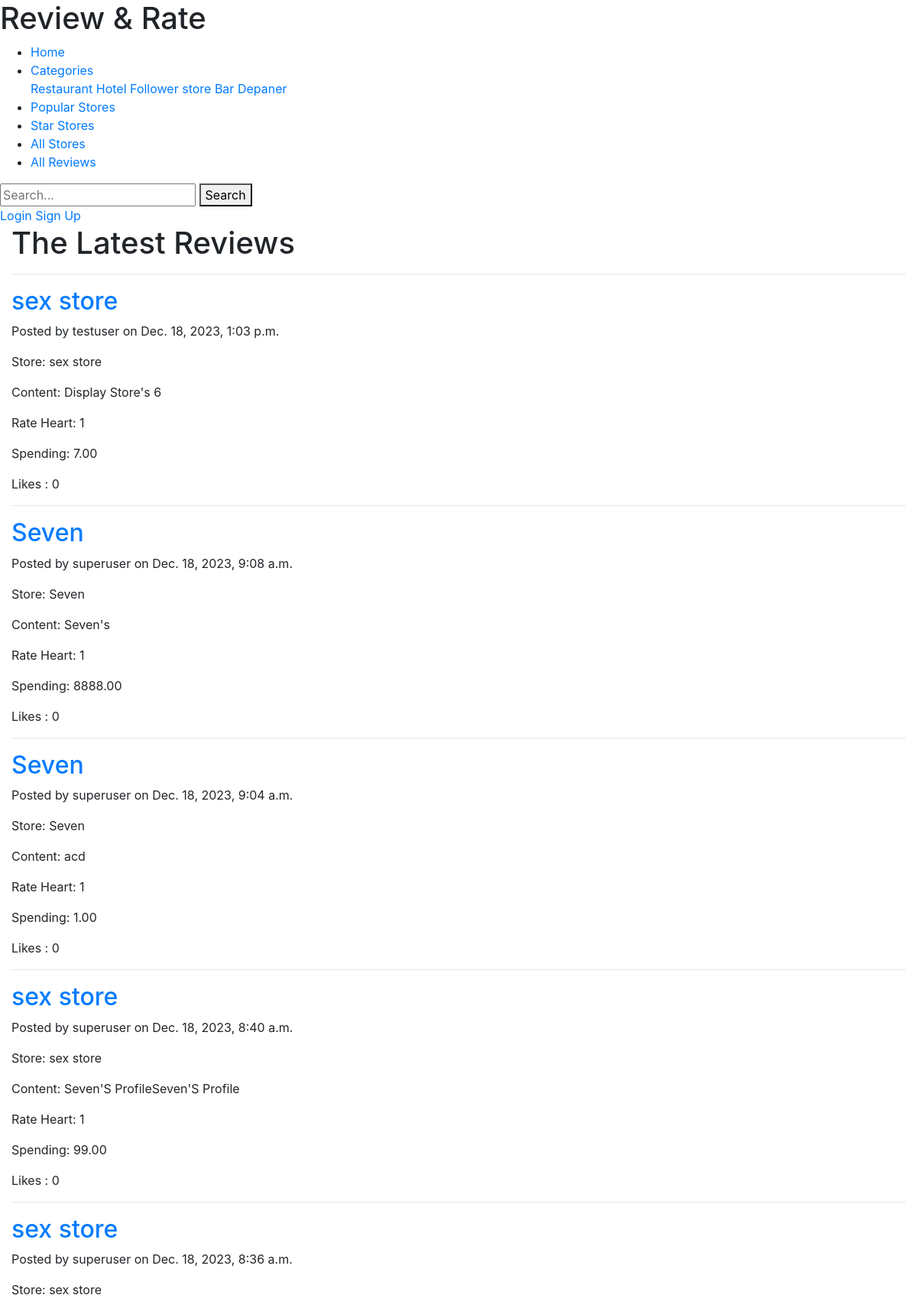
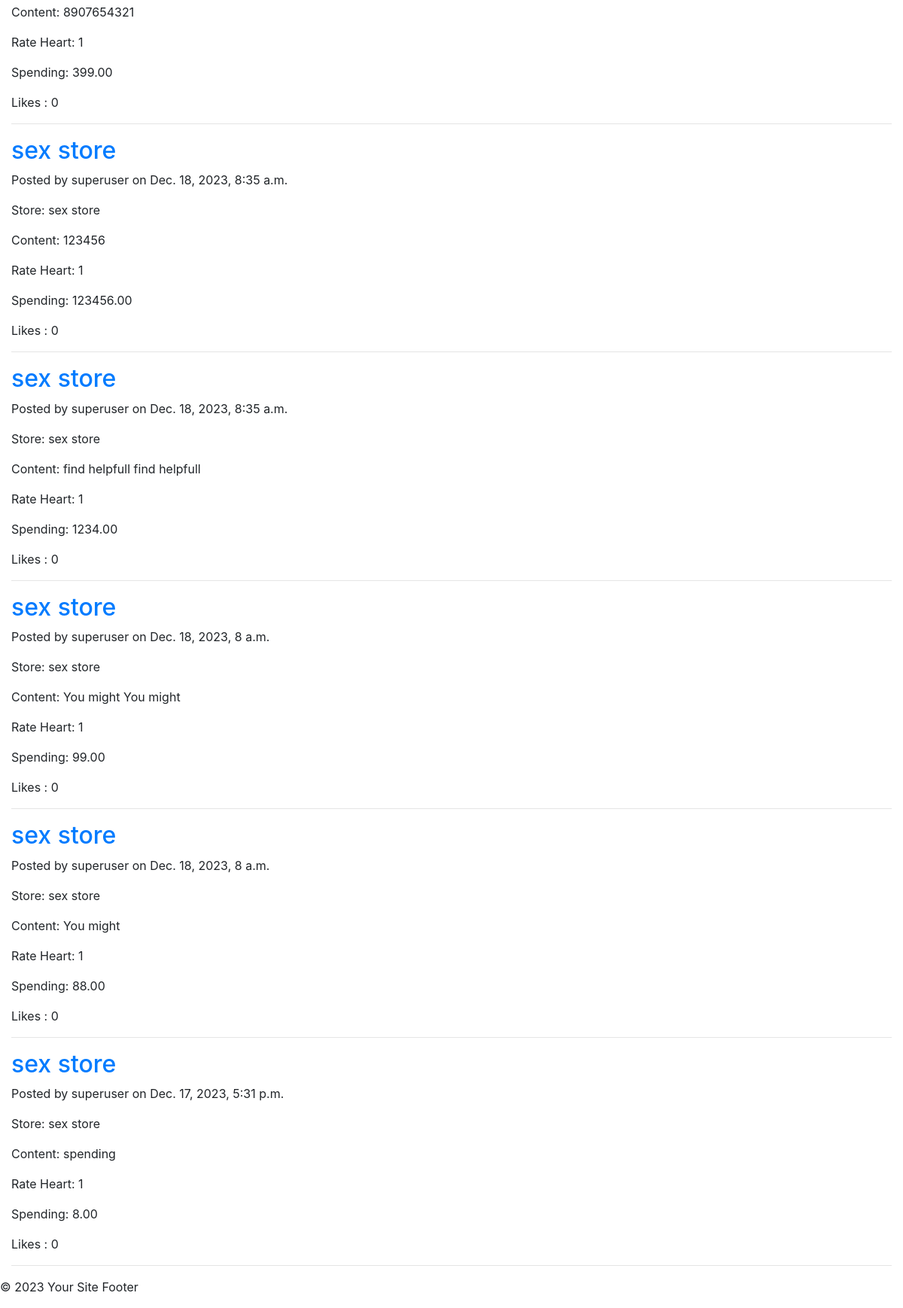
Before: /rate/ with the older database file (2 pictures, top to bottom).
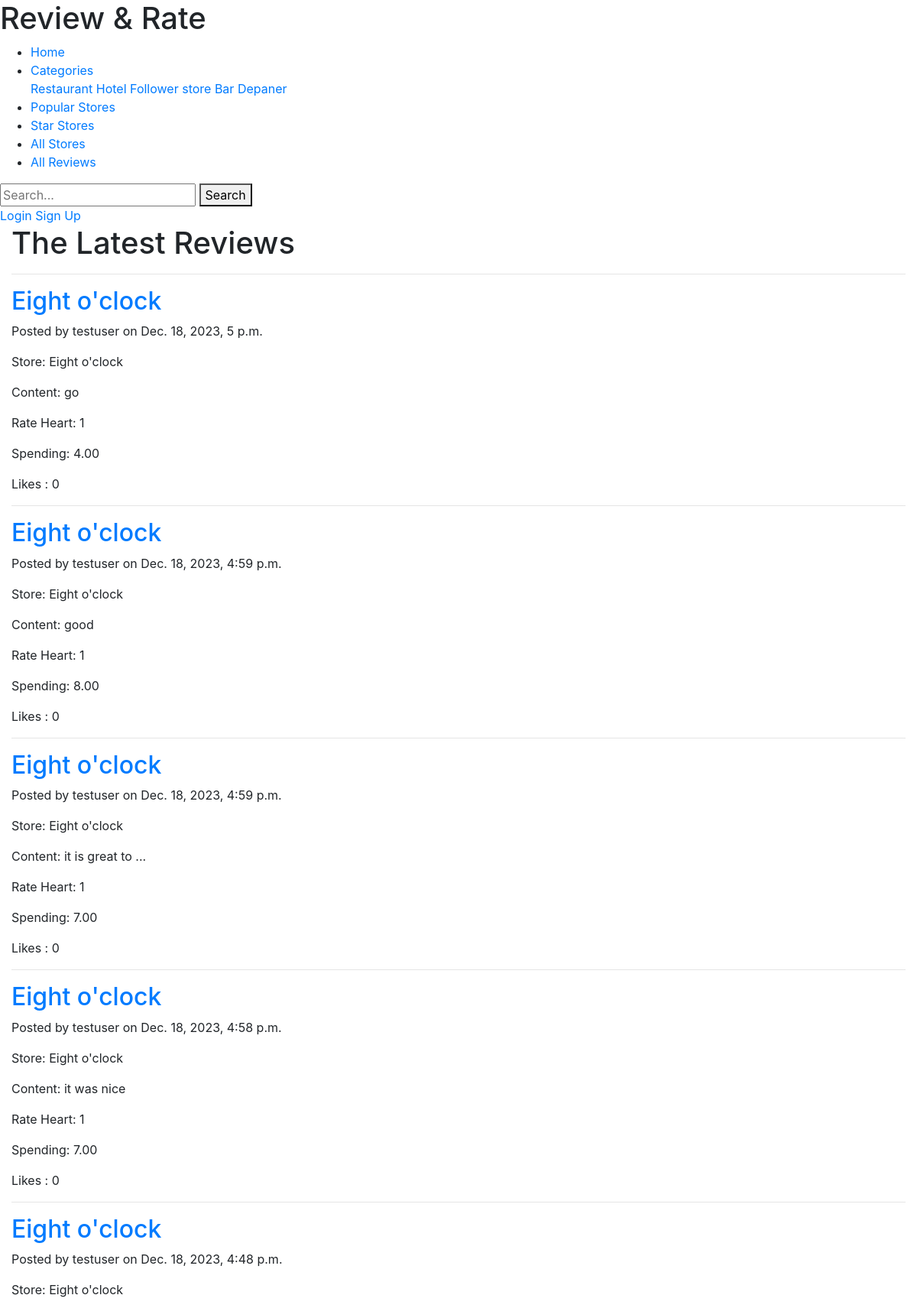
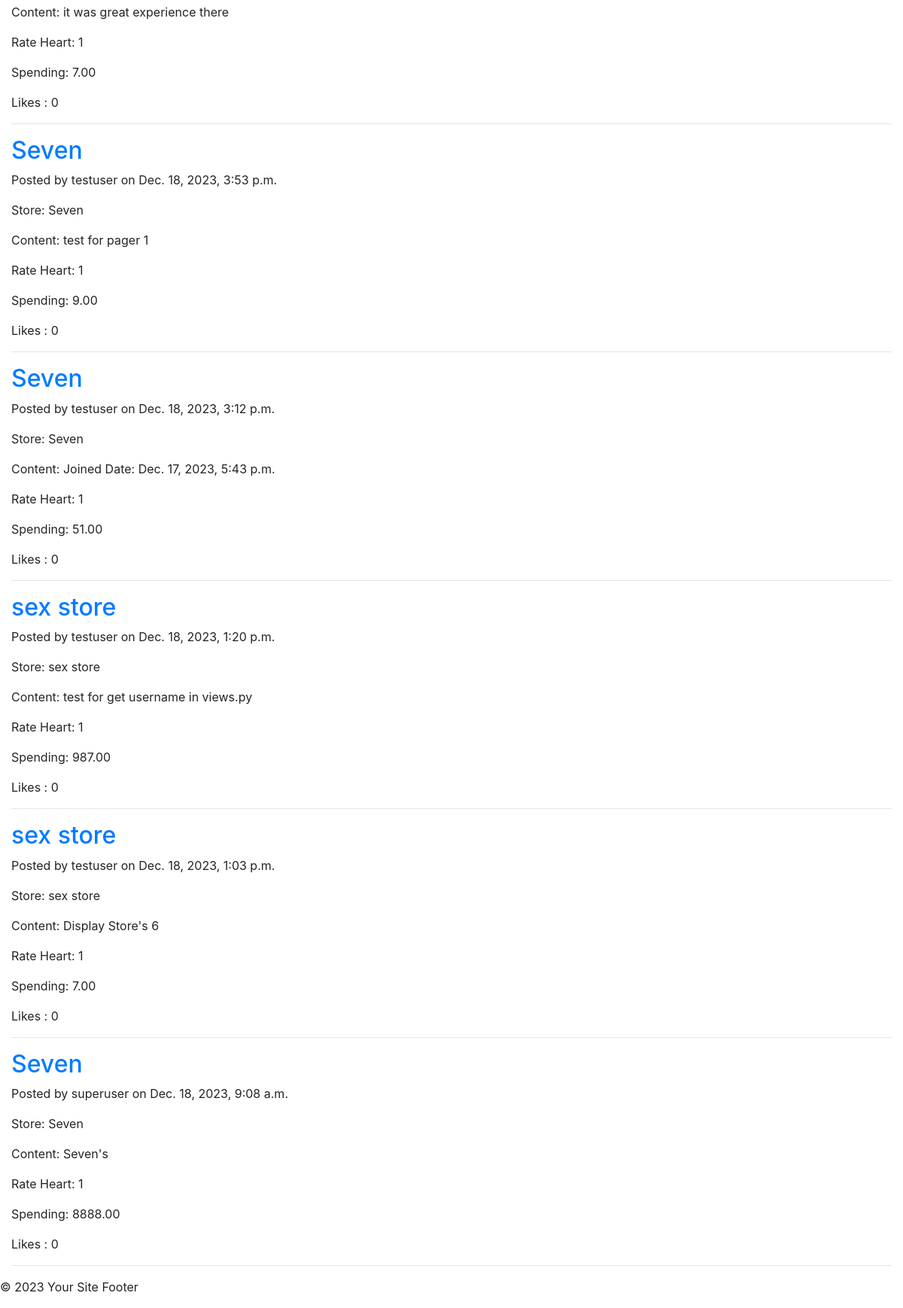
After: the same page with the newer database file (2 pictures, top to bottom).
### rate/models.py (models this page shows, shortened)
class Review(models.Model):
    user = models.ForeignKey(User, on_delete=models.CASCADE)
    store = models.ForeignKey(Store, on_delete=models.CASCADE)
    content = models.TextField(max_length=500)
    spending = models.DecimalField(max_digits=10, decimal_places=2)
    timestamp = models.DateTimeField(auto_now_add=True)
    image_url = models.URLField(max_length=200, null=True, blank=True)
    link_url = models.URLField(max_length=200, null=True, blank=True)
    likes = models.PositiveIntegerField(default=0)
    star_rating = models.IntegerField(choices=[(1, '1 star'), (2, '2 stars'), (3, '3 stars'), (4, '4 stars'), (5, '5 stars')], default=1)

class Store(models.Model):
    name = models.CharField(max_length=200)
    Joined_date = models.DateTimeField("date Joined")
    address = models.CharField(max_length=400)
    introduction = models.CharField(max_length=400)
    opening_time = models.TimeField()
    closing_time = models.TimeField()
    category = models.CharField(max_length=35)
    image_url = models.URLField(max_length=200, null=True, blank=True)
    link_url = models.URLField(max_length=200, null=True, blank=True)
    star_rating = models.IntegerField(choices=[(1, '1 star'), (2, '2 stars'), (3, '3 stars'), (4, '4 stars'), (5, '5 stars')], default=1)
    def __str__(self):
        return self.name

class User(AbstractUser):
    pass

### rate/views.py (the view)
# urls.py: path("", views.index, name="index"),
def index(request):
    reviews = Review.objects.all().order_by("-timestamp")
    paginator = Paginator(reviews, 10)  # Show 10 posts per page
    page = request.GET.get('page')
    try:
        paginated_reviews = paginator.page(page)
    except PageNotAnInteger:
        paginated_reviews = paginator.page(1)
    except EmptyPage:
        paginated_reviews = paginator.page(paginator.num_pages)
    return render(request, 'rate/index.html', {'reviews': paginated_reviews})

### rate/templates/rate/index.html (shortened to what this page needs)
{% extends "rate/layout.html" %}
{% load static %}
{% block body %}
  {% block content %}
      <div class="container-fluid">
        <h1>The Latest Reviews</h1>
        <hr>
        {% for review in reviews %}
          <div class="review">
            <h2><a href="{% url 'all_reviews' %}">{{ review.store }}</a></h2>
            <p>Posted by {{ review.user }} on {{ review.timestamp }}</p>
            <p>Store: {{ review.store }}</p>
            <p>Content: {{ review.content }}</p>
            <p>Rate Heart: {{ review.star_rating }}</p>
            <p>Spending: {{ review.spending }}</p>
            <p>Likes : {{ review.likes }}</p>
            <hr>
          </div>
        {% endfor %}
      </div>
  {% endblock %}
{% endblock %}

Changed rows visible on the page:
no longer on this page (row unchanged): Review: store "Seven", user "superuser", timestamp "Dec. 18, 2023, 9:04 a.m.", content "acd", star_rating "1", spending "1.00", likes "0"
no longer on this page (row unchanged): Review: store "sex store", user "superuser", timestamp "Dec. 18, 2023, 8:40 a.m.", content "Seven'S ProfileSeven'S Profile", star_rating "1", spending "99.00", likes "0"
no longer on this page (row unchanged): Review: store "sex store", user "superuser", timestamp "Dec. 18, 2023, 8:36 a.m.", content "8907654321", star_rating "1", spending "399.00", likes "0"
no longer on this page (row unchanged): Review: store "sex store", user "superuser", timestamp "Dec. 18, 2023, 8:35 a.m.", content "123456", star_rating "1", spending "123456.00", likes "0"
no longer on this page (row unchanged): Review: store "sex store", user "superuser", timestamp "Dec. 18, 2023, 8:35 a.m.", content "find helpfull find helpfull", star_rating "1", spending "1234.00", likes "0"
no longer on this page (row unchanged): Review: store "sex store", user "superuser", timestamp "Dec. 18, 2023, 8 a.m.", content "You might You might", star_rating "1", spending "99.00", likes "0"
no longer on this page (row unchanged): Review: store "sex store", user "superuser", timestamp "Dec. 18, 2023, 8 a.m.", content "You might", star_rating "1", spending "88.00", likes "0"
no longer on this page (row unchanged): Review: store "sex store", user "superuser", timestamp "Dec. 17, 2023, 5:31 p.m.", content "spending", star_rating "1", spending "8.00", likes "0"
added Review: store "Eight o'clock", user "testuser", timestamp "Dec. 18, 2023, 5 p.m.", content "go", star_rating "1", spending "4.00", likes "0"
added Review: store "Eight o'clock", user "testuser", timestamp "Dec. 18, 2023, 4:59 p.m.", content "good", star_rating "1", spending "8.00", likes "0"
added Review: store "Eight o'clock", user "testuser", timestamp "Dec. 18, 2023, 4:59 p.m.", content "it is great to ...", star_rating "1", spending "7.00", likes "0"
added Review: store "Eight o'clock", user "testuser", timestamp "Dec. 18, 2023, 4:58 p.m.", content "it was nice", star_rating "1", spending "7.00", likes "0"
added Review: store "Eight o'clock", user "testuser", timestamp "Dec. 18, 2023, 4:48 p.m.", content "it was great experience there", star_rating "1", spending "7.00", likes "0"
added Review: store "Seven", user "testuser", timestamp "Dec. 18, 2023, 3:53 p.m.", content "test for pager 1", star_rating "1", spending "9.00", likes "0"
added Review: store "Seven", user "testuser", timestamp "Dec. 18, 2023, 3:12 p.m.", content "Joined Date: Dec. 17, 2023, 5:43 p.m.", star_rating "1", spending "51.00", likes "0"
added Review: store "sex store", user "testuser", timestamp "Dec. 18, 2023, 1:20 p.m.", content "test for get username in views.py", star_rating "1", spending "987.00", likes "0"
